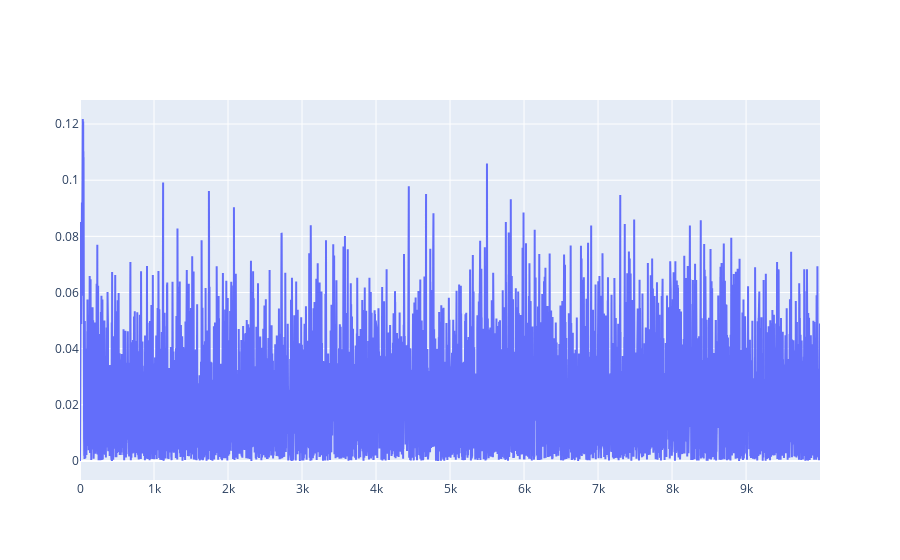

The code cell stored with this chart in its notebook:
### Code cell
barX = np.mean(X, axis = 1)
if True:
    fig = go.Figure()
    for i in range(1):
        fig.add_trace(go.Scatter(x = np.arange(int(T/dt)), 
                                y = abs(X[:,i] - barX),
                                mode = "lines",
                                name = "Convergence particle {}".format(i)))
    fig.show()

### Figure 1 — Plotly figure (JSON) as saved in the notebook; plotly's stock layout.template omitted (floating-point values rounded to 4 significant figures; data arrays with more than 128 entries replaced by an {"elided": "..."} marker saying what was removed)
{"data": [{"mode": "lines", "name": "Convergence particle 0", "type": "scatter", "x": {"elided": "10000 int values"}, "y": {"elided": "10000 float values"}}], "layout": {}}
